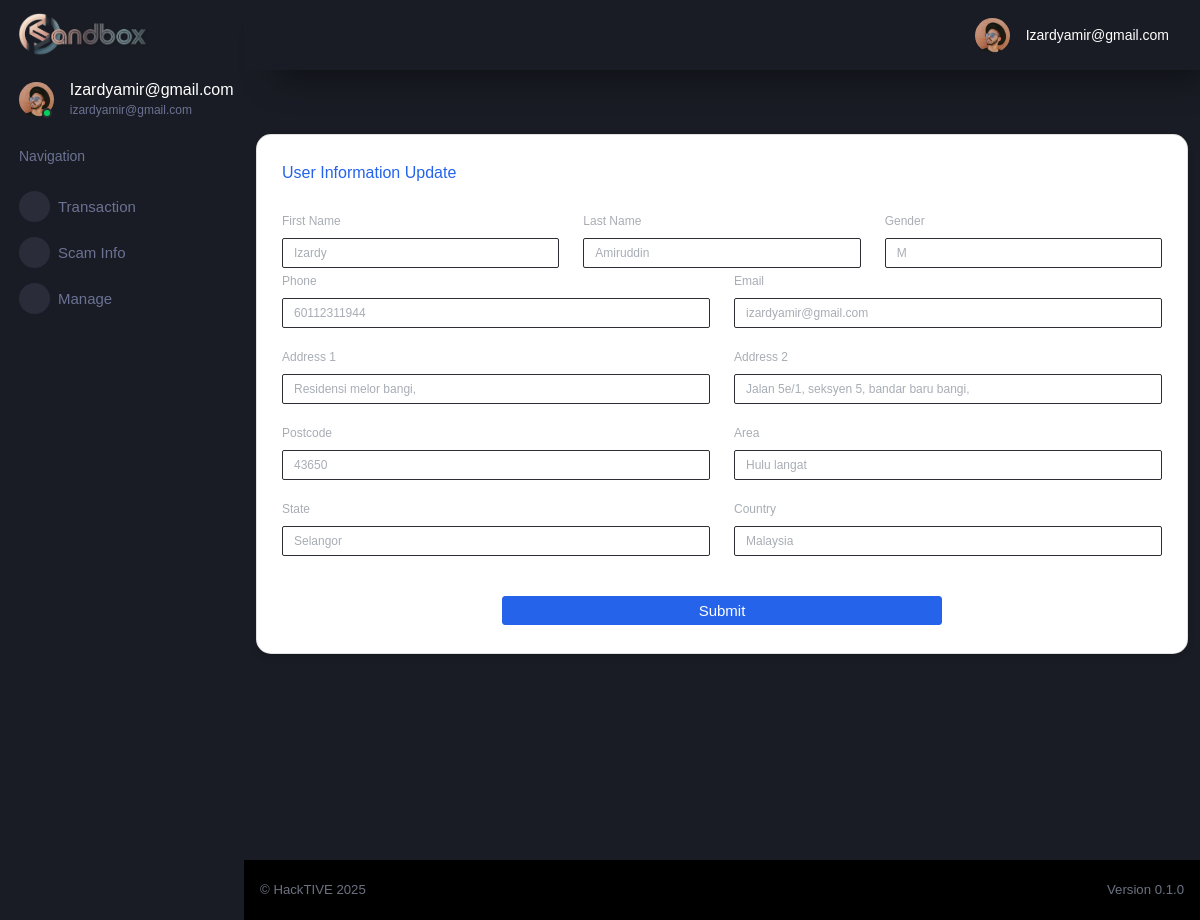
The page /auth/1/user_update (signed in) on the database as committed earlier.
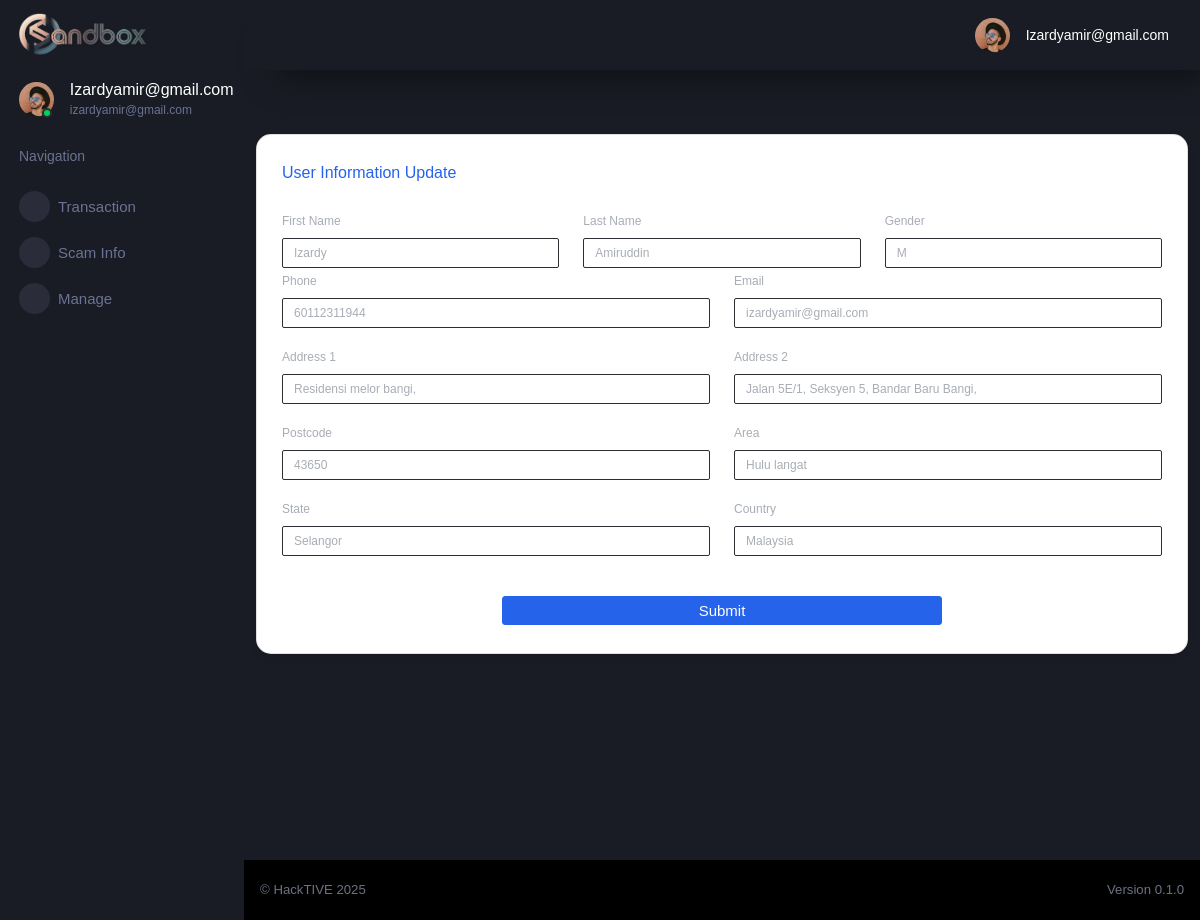
The same page on the database as committed later.
### tables this page shows
CREATE TABLE "cif" (
	"id"	INTEGER UNIQUE,
	"username"	TEXT NOT NULL UNIQUE,
	"password"	TEXT,
	"firstname"	TEXT,
	"lastname"	TEXT,
	"gender"	TEXT,
	"dob"	TEXT,
	"ic"	INTEGER UNIQUE,
	"phone"	INTEGER,
	"email"	TEXT UNIQUE,
	"address1"	NUMERIC,
	"address2"	TEXT,
	"postcode"	TEXT,
	"area"	TEXT,
	"state"	TEXT,
	"country"	TEXT,
	"productID"	INTEGER,
	"productNAME"	TEXT,
	"accountID"	INTEGER,
	PRIMARY KEY("id" AUTOINCREMENT)
);

### flaskr/auth.py (the view, shortened to what this page needs)
@bp.route('/<int:id>/user_update', methods=('GET', 'POST'))
def user_update(id):
    user = get_user(id)
    return render_template('auth/cif-update.html', user=user)

### flaskr/auth.py (called while the page is built)
@bp.before_app_request
def load_logged_in_user():
    user_id = session.get('user_id')
    if user_id is None:
        g.user = None
    else:
        g.user = get_db().execute(
            'SELECT * FROM cif WHERE id = ?', (user_id,)
        ).fetchone()

def get_user(id):
    user = get_db().execute(
        'SELECT *'
        ' FROM cif'
        ' WHERE id = ?',(id,)
    ).fetchone()
    if user is None:
        abort(404, f"ID {id} doesn't exist.")
    return user

### flaskr/db.py (called while the page is built)
def get_db():
    if 'db' not in g:
        g.db = sqlite3.connect(
            current_app.config['DATABASE'],
            detect_types=sqlite3.PARSE_DECLTYPES
        )
        g.db.row_factory = sqlite3.Row
    return g.db

### flaskr/templates/auth/cif-update.html (shortened to what this page needs)
{% extends "/layouts/base.html" %}
{% block content %}
<div class="container aligned-middle mt-5 overflow-auto"  scrolling="yes" frameborder="0" style=" width: 100%; height: calc(101vh - 66px);  overflow: auto; ">
  <div class="row mt-3">
      <div class="col-md-12 mb-4">
          <div class="card">
              <div class="card-body">
          <h5 class="card-title text-primary">User Information Update</h5>
          <form action="" method="post">
            <div class="row">
              <div class="col-sm-4 mt-2">
                <label style="color: #a8adb5; font-size: 12px">First Name</label>
                <input type="text" class="form-control bg-white" style="color: #a8adb5; height: 30px; font-size: 12px" value="{{ request.form['firstname'] or user['firstname'] }}" readonly>
              </div>
              <div class="col-sm-4 mt-2">
                <label style="color: #a8adb5; font-size: 12px">Last Name</label>
                <input type="text" class="form-control bg-white" style="color: #a8adb5; height: 30px; font-size: 12px" value="{{ request.form['lastname'] or user['lastname'] }}" readonly>
              </div>
              <div class="col-sm-4 mt-2">
                <label style="color: #a8adb5; font-size: 12px">Gender</label>
                <input type="text" class="form-control bg-white" style="color: #a8adb5; height: 30px; font-size: 12px" value="{{ request.form['gender'] or user['gender'] }}" readonly>
              </div>
            </div>
            <div class="row">
              <div class="col-12 col-md-6 mb-3">
                <label style="color: #a8adb5; font-size: 12px">Phone</label>
                <input name="phone" type="tel" class="form-control bg-white" style="color: #a8adb5; height: 30px; font-size: 12px" value="{{ request.form['phone'] or user['phone'] }}" required>
              </div>
              <div class="col-12 col-md-6 mb-3">
                <label style="color: #a8adb5; font-size: 12px">Email</label>
                <input name="email" type="email" class="form-control bg-white" style="color: #a8adb5; height: 30px; font-size: 12px" value="{{ request.form['email'] or user['email'] }}" required>
              </div>
            </div>
            <div class="row">
              <div class="col-12 col-md-6 mb-3">
                <label style="color: #a8adb5; font-size: 12px">Address 1</label>
                <input name="address1" type="text" class="form-control bg-white" style="color: #a8adb5; height: 30px; font-size: 12px" value="{{ request.form['address1'] or user['address1'] }}" required>
              </div>
              <div class="col-12 col-md-6 mb-3">
                <label style="color: #a8adb5; font-size: 12px">Address 2</label>
                <input name="address2" type="text" class="form-control bg-white" style="color: #a8adb5; height: 30px; font-size: 12px" value="{{ request.form['address2'] or user['address2'] }}" required>
              </div>
            </div>
            <div class="row">
              <div class="col-12 col-md-6 mb-3">
                <label style="color: #a8adb5; font-size: 12px">Postcode</label>
                <input name="postcode" type="number" class="form-control bg-white" style="color: #a8adb5; height: 30px; font-size: 12px" value="{{ request.form['postcode'] or user['postcode'] }}" required>
              </div>
              <div class="col-12 col-md-6 mb-3">
                <label style="color: #a8adb5; font-size: 12px">Area</label>
                <input name="area" type="text" class="form-control bg-white" style="color: #a8adb5; height: 30px; font-size: 12px" value="{{ request.form['area'] or user['area'] }}" required>
              </div>
            </div>
            <div class="row">
              <div class="col-12 col-md-6 mb-3">
                <label style="color: #a8adb5; font-size: 12px">State</label>
                <input name="state" type="text" class="form-control bg-white" style="color: #a8adb5; height: 30px; font-size: 12px" value="{{ request.form['state'] or user['state'] }}" required>
              </div>
              <div class="col-12 col-md-6 mb-3">
                <label style="color: #a8adb5; font-size: 12px">Country</label>
                <input name="country" type="text" class="form-control bg-white" style="color: #a8adb5; height: 30px; font-size: 12px" value="{{ request.form['country'] or user['country'] }}" required>
              </div>
            </div>
            <div class="text-center mt-4">
              <button type="submit" class="btn btn-primary w-50">Submit</button>
            </div>
          </form>
        </div>
      </div>
    </div>
  </div>
</div>
{% endblock %}

### flaskr/templates/layouts/base.html (shortened to what this page needs)
<!DOCTYPE html>
<html lang="en">
  <head>
    <link href="https://cdn.jsdelivr.net/npm/@mdi/font@5.x/css/materialdesignicons.min.css" rel="stylesheet">
    <link rel="stylesheet" href="/static/css/css_opt2/style.css">
  </head>
  <body>
    <div class="container-scroller">
      {% include 'includes/sidebar.html' %}
      <div class="container-fluid page-body-wrapper">
        {% include 'includes/navigation.html' %}
        <div class="main-panel">
          {% block content %}{% endblock content %}
          {% include 'includes/footer.html' %}
        </div>
      </div>
    </div>
  </body>
</html>

### flaskr/templates/includes/sidebar.html (shortened to what this page needs)
<nav class="sidebar sidebar-offcanvas" id="sidebar">
    <div class="sidebar-brand-wrapper d-none d-lg-flex align-items-center justify-content-center fixed-top">
      <a class="sidebar-brand brand-logo" href="{{ url_for('main.index') }}"><img src="/static/img/hacktive-team-banner.png" style="width:60%; height:auto; display: block; margin: 0 auto 0 -2px; object-fit: contain;"     alt="logo" /></a>
    </div>
    <ul class="nav">
      <li class="nav-item profile">
        <div class="profile-desc">
          <div class="profile-pic">
            <div class="count-indicator">
              <img class="img-xs rounded-circle " src="/static/img/faces/face15.jpg" alt="">
              <span class="count bg-success"></span>
            </div>
            <div class="profile-name">
              <h5 class="mb-0 font-weight-normal">
                {{ (g.user['username']).capitalize() }}
              </h5>
              <span>
                {{ g.user['username'] }}
              </span>
            </div>
          </div>
        </div>
      </li>
      <li class="nav-item nav-category">
        <span class="nav-link">Navigation</span>
      </li>
      <li class="nav-item menu-items">
        <a class="nav-link" data-toggle="collapse" href="#transaction" aria-expanded="false" aria-controls="transaction">
          <span class="menu-icon">
          </span>
          <span class="menu-title">Transaction</span>
          <i class="menu-arrow"></i>
        </a>
      </li>
      <li class="nav-item menu-items">
        <a class="nav-link" data-toggle="collapse" href="#scam-info" aria-expanded="false" aria-controls="scam-info">
          <span class="menu-icon">
          </span>
          <span class="menu-title">Scam Info</span>
          <i class="menu-arrow"></i>
        </a>
      </li>
      <li class="nav-item menu-items">
        <a class="nav-link" data-toggle="collapse" href="#manage" aria-expanded="false" aria-controls="manage">
          <span class="menu-icon">
          </span>
          <span class="menu-title">Manage</span>
          <i class="menu-arrow"></i>
        </a>
      </li>
    </ul>
  </nav>

### flaskr/templates/includes/navigation.html (shortened to what this page needs)
<nav class="navbar p-0 fixed-top d-flex flex-row">
    <div class="navbar-menu-wrapper flex-grow d-flex align-items-stretch">
      <button class="navbar-toggler navbar-toggler align-self-center" type="button" data-toggle="minimize">
      </button>
      <ul class="navbar-nav navbar-nav-right">
        <li class="nav-item dropdown">
          <a class="nav-link" id="profileDropdown" href="#" data-toggle="dropdown">
            <div class="navbar-profile">
              <img class="img-xs rounded-circle" src="/static/img/faces/face15.jpg" alt="">
              <p class="mb-0 d-none d-sm-block navbar-profile-name">
                {{ (g.user['username']).capitalize() }}
              </p>
            </div>
          </a>
        </li>
      </ul>
    </div>
  </nav>

### flaskr/templates/includes/footer.html
          <footer class="footer">
            <div class="d-sm-flex justify-content-center justify-content-sm-between">
              <span class="text-muted text-center text-sm-left d-block d-sm-inline-block">
                  &copy; HackTIVE 2025
              </span>
              <span class="text-muted float-none float-sm-right d-block mt-1 mt-sm-0 text-center">
                Version 0.1.0
              </span>
            </div>
          </footer>

### flaskr/templates/auth/cif-update.html (style rules this page uses)
.card-body { height: auto; }
.card { border-radius: 15px; box-shadow: 0 4px 6px rgba(0, 0, 0, 0.1); transition: transform 0.2s ease; background: white; }
.card-body { padding: 1.5rem; }
.text-primary { color: #2563eb !important; }
.btn-primary { background-color: #2563eb; border-color: #2563eb; }
.text-muted { color: #6b7280 !important; }

Rows that differ between the two databases and show on the page:
changed cif "Izardyamir@gmail.com": address2 "Jalan 5e/1, seksyen 5, bandar baru bangi," → "Jalan 5E/1, Seksyen 5, Bandar Baru Bangi,"
